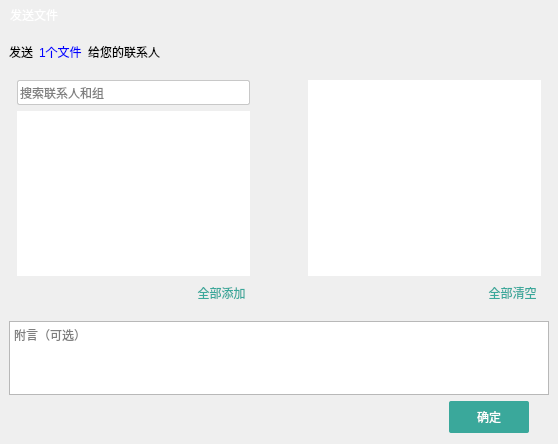
<?xml version="1.0" encoding="UTF-8"?>
<ui version="4.0">
 <class>QSendWidget</class>
 <widget class="QBaseWidget" name="QSendWidget">
  <property name="geometry">
   <rect>
    <x>0</x>
    <y>0</y>
    <width>558</width>
    <height>444</height>
   </rect>
  </property>
  <property name="windowTitle">
   <string>QSendWidget</string>
  </property>
  <property name="styleSheet">
   <string notr="true">QSendWidget{
	background:white;
	border-radius:8px;
}
QBaseWidget#titleWidget{
	background-color: qlineargradient(spread:pad, x1:0, y1:0, x2:1, y2:0, stop:0 rgba(58, 168, 155, 255), stop:1 rgba(129, 179, 77, 255));
	border-top-left-radius:8px;
	border-top-right-radius:8px;
}
QBaseWidget#subWidget1,QBaseWidget#subWidget2{
	border:1px solid #c8c8c8;
	background:white;
}
QLineEdit{
	border:1px solid #c8c8c8;
	border-radius:2px;
}
QTreeWidget{
	border:none;
	font: 10pt &quot;微软雅黑&quot;;
}
QTreeWidget#treeWidget::item{
	height:20px;	
}
QListWidget{
	border:none;
	font: 10pt &quot;微软雅黑&quot;;
}
QListWidget#listWidget::item{
	height:20px;
}
QLabel{
	font: 75 11pt &quot;微软雅黑&quot;;
}
QLabel#lblTitle{
	color:white;
}
QLabel#lblContent{
	color:blue;
}
QToolButton{
	border:none;
	font: 75 10pt &quot;微软雅黑&quot;;
}
QToolButton#btnClose{
	border-image: url(:/images/close);
}
QToolButton#btnArrow{
	border-image: url(:/images/rightarrow);
}
QToolButton#btnAdd,QToolButton#btnClear{
	color:#3aa89b;
}
QToolButton#btnOk{
	background:#3aa89b;
	color:white;
	font: 75 11pt &quot;微软雅黑&quot;;
	border-radius:2px;
}</string>
  </property>
  <layout class="QVBoxLayout" name="verticalLayout_5">
   <property name="spacing">
    <number>12</number>
   </property>
   <property name="leftMargin">
    <number>0</number>
   </property>
   <property name="topMargin">
    <number>0</number>
   </property>
   <property name="rightMargin">
    <number>0</number>
   </property>
   <item>
    <widget class="QBaseWidget" name="titleWidget" native="true">
     <property name="sizePolicy">
      <sizepolicy hsizetype="Preferred" vsizetype="Fixed">
       <horstretch>0</horstretch>
       <verstretch>0</verstretch>
      </sizepolicy>
     </property>
     <property name="minimumSize">
      <size>
       <width>0</width>
       <height>30</height>
      </size>
     </property>
     <layout class="QHBoxLayout" name="horizontalLayout_7">
      <property name="spacing">
       <number>0</number>
      </property>
      <property name="leftMargin">
       <number>10</number>
      </property>
      <property name="topMargin">
       <number>0</number>
      </property>
      <property name="rightMargin">
       <number>10</number>
      </property>
      <property name="bottomMargin">
       <number>0</number>
      </property>
      <item>
       <widget class="QLabel" name="lblTitle">
        <property name="text">
         <string>发送文件</string>
        </property>
        <property name="scaledContents">
         <bool>true</bool>
        </property>
       </widget>
      </item>
      <item>
       <spacer name="horizontalSpacer_6">
        <property name="orientation">
         <enum>Qt::Horizontal</enum>
        </property>
        <property name="sizeHint" stdset="0">
         <size>
          <width>269</width>
          <height>9</height>
         </size>
        </property>
       </spacer>
      </item>
      <item>
       <widget class="QToolButton" name="btnClose">
        <property name="maximumSize">
         <size>
          <width>20</width>
          <height>20</height>
         </size>
        </property>
        <property name="text">
         <string/>
        </property>
        <property name="iconSize">
         <size>
          <width>20</width>
          <height>20</height>
         </size>
        </property>
        <property name="autoRaise">
         <bool>true</bool>
        </property>
       </widget>
      </item>
     </layout>
    </widget>
   </item>
   <item>
    <layout class="QHBoxLayout" name="horizontalLayout_2">
     <property name="leftMargin">
      <number>9</number>
     </property>
     <item>
      <widget class="QLabel" name="label">
       <property name="text">
        <string>发送</string>
       </property>
      </widget>
     </item>
     <item>
      <widget class="QLabel" name="lblContent">
       <property name="text">
        <string>1个文件</string>
       </property>
      </widget>
     </item>
     <item>
      <widget class="QLabel" name="label_3">
       <property name="text">
        <string>给您的联系人</string>
       </property>
      </widget>
     </item>
     <item>
      <spacer name="horizontalSpacer_2">
       <property name="orientation">
        <enum>Qt::Horizontal</enum>
       </property>
       <property name="sizeHint" stdset="0">
        <size>
         <width>40</width>
         <height>20</height>
        </size>
       </property>
      </spacer>
     </item>
    </layout>
   </item>
   <item>
    <layout class="QHBoxLayout" name="horizontalLayout_3">
     <property name="leftMargin">
      <number>9</number>
     </property>
     <property name="rightMargin">
      <number>9</number>
     </property>
     <item>
      <widget class="QBaseWidget" name="subWidget1" native="true">
       <layout class="QVBoxLayout" name="verticalLayout">
        <property name="leftMargin">
         <number>8</number>
        </property>
        <property name="topMargin">
         <number>6</number>
        </property>
        <property name="rightMargin">
         <number>8</number>
        </property>
        <property name="bottomMargin">
         <number>6</number>
        </property>
        <item>
         <widget class="QLineEdit" name="edtSearch">
          <property name="minimumSize">
           <size>
            <width>0</width>
            <height>25</height>
           </size>
          </property>
          <property name="focusPolicy">
           <enum>Qt::ClickFocus</enum>
          </property>
          <property name="placeholderText">
           <string>搜索联系人和组</string>
          </property>
         </widget>
        </item>
        <item>
         <widget class="QBaseTreeWidget" name="treeWidget">
          <attribute name="headerVisible">
           <bool>false</bool>
          </attribute>
          <column>
           <property name="text">
            <string notr="true">1</string>
           </property>
          </column>
         </widget>
        </item>
        <item>
         <layout class="QHBoxLayout" name="horizontalLayout_4">
          <item>
           <spacer name="horizontalSpacer_3">
            <property name="orientation">
             <enum>Qt::Horizontal</enum>
            </property>
            <property name="sizeHint" stdset="0">
             <size>
              <width>40</width>
              <height>20</height>
             </size>
            </property>
           </spacer>
          </item>
          <item>
           <widget class="QToolButton" name="btnAdd">
            <property name="text">
             <string>全部添加</string>
            </property>
           </widget>
          </item>
         </layout>
        </item>
       </layout>
      </widget>
     </item>
     <item>
      <layout class="QVBoxLayout" name="verticalLayout_4">
       <item>
        <spacer name="verticalSpacer_3">
         <property name="orientation">
          <enum>Qt::Vertical</enum>
         </property>
         <property name="sizeHint" stdset="0">
          <size>
           <width>20</width>
           <height>40</height>
          </size>
         </property>
        </spacer>
       </item>
       <item alignment="Qt::AlignHCenter">
        <widget class="QToolButton" name="btnArrow">
         <property name="minimumSize">
          <size>
           <width>30</width>
           <height>20</height>
          </size>
         </property>
         <property name="text">
          <string/>
         </property>
         <property name="iconSize">
          <size>
           <width>20</width>
           <height>20</height>
          </size>
         </property>
         <property name="autoRaise">
          <bool>true</bool>
         </property>
        </widget>
       </item>
       <item>
        <spacer name="verticalSpacer_4">
         <property name="orientation">
          <enum>Qt::Vertical</enum>
         </property>
         <property name="sizeHint" stdset="0">
          <size>
           <width>20</width>
           <height>40</height>
          </size>
         </property>
        </spacer>
       </item>
      </layout>
     </item>
     <item>
      <widget class="QBaseWidget" name="subWidget2" native="true">
       <layout class="QVBoxLayout" name="verticalLayout_2">
        <property name="spacing">
         <number>6</number>
        </property>
        <property name="leftMargin">
         <number>8</number>
        </property>
        <property name="topMargin">
         <number>6</number>
        </property>
        <property name="rightMargin">
         <number>8</number>
        </property>
        <property name="bottomMargin">
         <number>6</number>
        </property>
        <item>
         <widget class="QListWidget" name="listWidget"/>
        </item>
        <item>
         <layout class="QHBoxLayout" name="horizontalLayout_5">
          <item>
           <spacer name="horizontalSpacer_4">
            <property name="orientation">
             <enum>Qt::Horizontal</enum>
            </property>
            <property name="sizeHint" stdset="0">
             <size>
              <width>40</width>
              <height>20</height>
             </size>
            </property>
           </spacer>
          </item>
          <item>
           <widget class="QToolButton" name="btnClear">
            <property name="text">
             <string>全部清空</string>
            </property>
           </widget>
          </item>
         </layout>
        </item>
       </layout>
      </widget>
     </item>
    </layout>
   </item>
   <item>
    <layout class="QVBoxLayout" name="verticalLayout_3">
     <property name="leftMargin">
      <number>9</number>
     </property>
     <property name="rightMargin">
      <number>9</number>
     </property>
     <item>
      <widget class="QTextEdit" name="textEdit">
       <property name="sizePolicy">
        <sizepolicy hsizetype="Expanding" vsizetype="Preferred">
         <horstretch>0</horstretch>
         <verstretch>0</verstretch>
        </sizepolicy>
       </property>
       <property name="maximumSize">
        <size>
         <width>16777215</width>
         <height>100</height>
        </size>
       </property>
       <property name="placeholderText">
        <string>附言（可选）</string>
       </property>
      </widget>
     </item>
     <item>
      <layout class="QHBoxLayout" name="horizontalLayout_6">
       <property name="rightMargin">
        <number>20</number>
       </property>
       <item>
        <spacer name="horizontalSpacer_5">
         <property name="orientation">
          <enum>Qt::Horizontal</enum>
         </property>
         <property name="sizeHint" stdset="0">
          <size>
           <width>40</width>
           <height>20</height>
          </size>
         </property>
        </spacer>
       </item>
       <item>
        <widget class="QToolButton" name="btnOk">
         <property name="minimumSize">
          <size>
           <width>80</width>
           <height>32</height>
          </size>
         </property>
         <property name="text">
          <string>确定</string>
         </property>
        </widget>
       </item>
      </layout>
     </item>
    </layout>
   </item>
  </layout>
 </widget>
 <layoutdefault spacing="6" margin="11"/>
 <customwidgets>
  <customwidget>
   <class>QBaseWidget</class>
   <extends>QWidget</extends>
   <header>qbasewidget.h</header>
   <container>1</container>
  </customwidget>
  <customwidget>
   <class>QBaseTreeWidget</class>
   <extends>QTreeWidget</extends>
   <header>qbasetreewidget.h</header>
  </customwidget>
 </customwidgets>
 <resources>
  <include location="../microlib.qrc"/>
 </resources>
 <connections/>
</ui>
